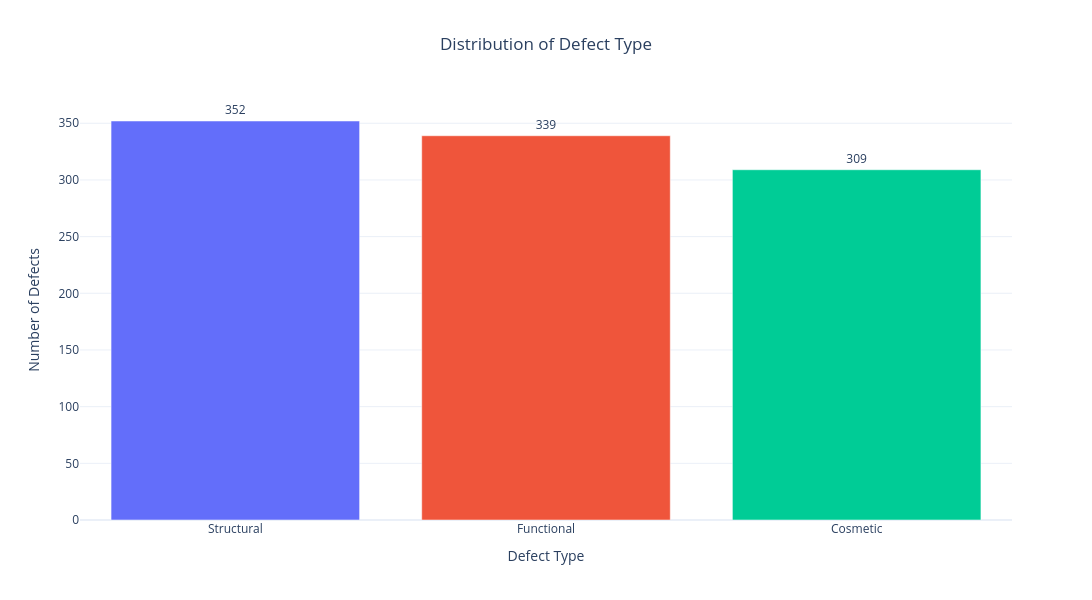
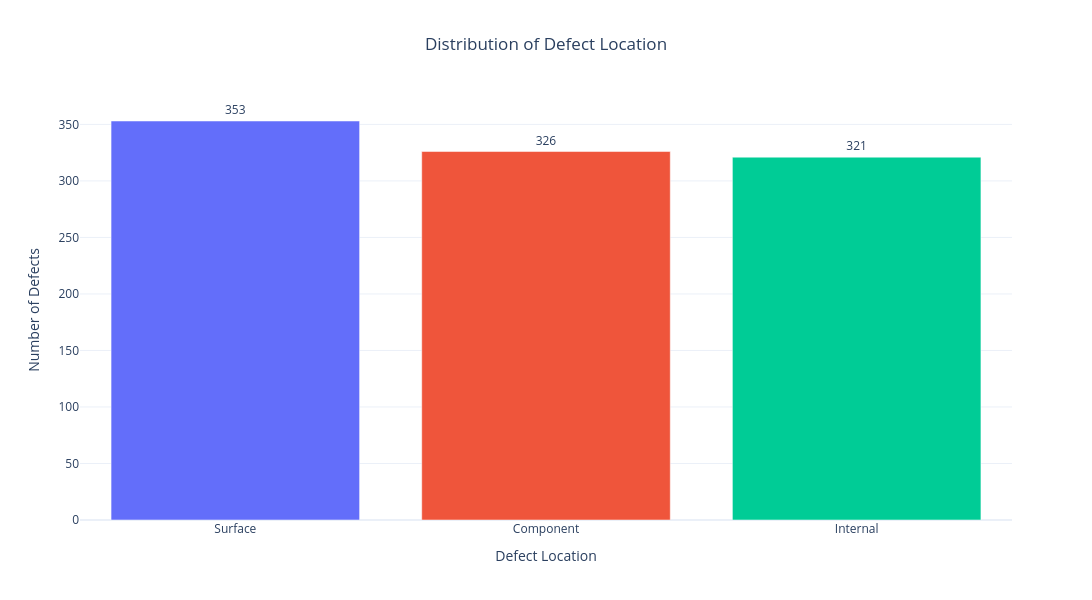
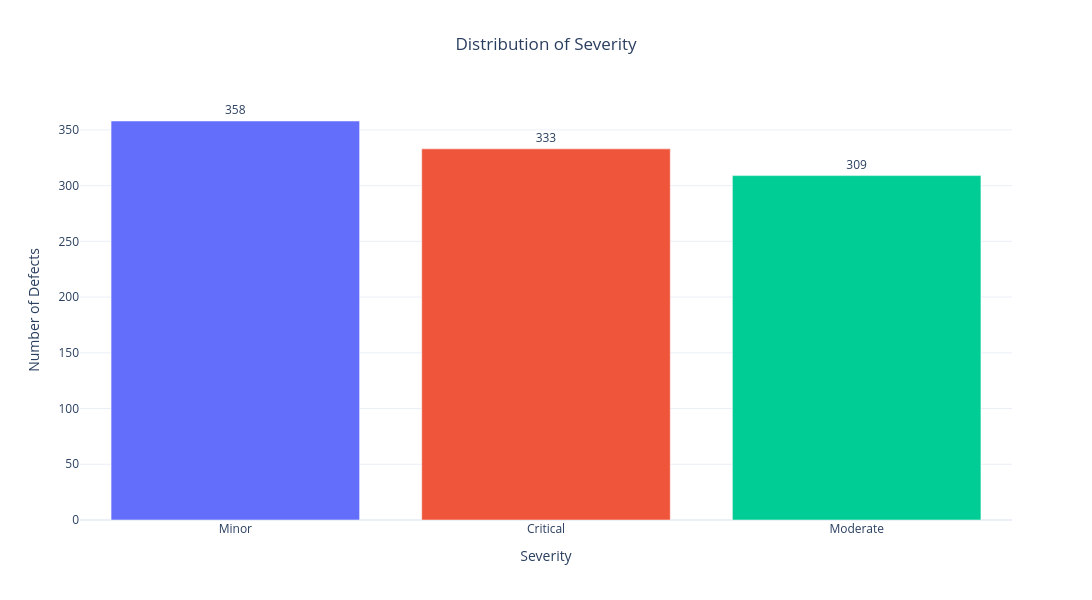
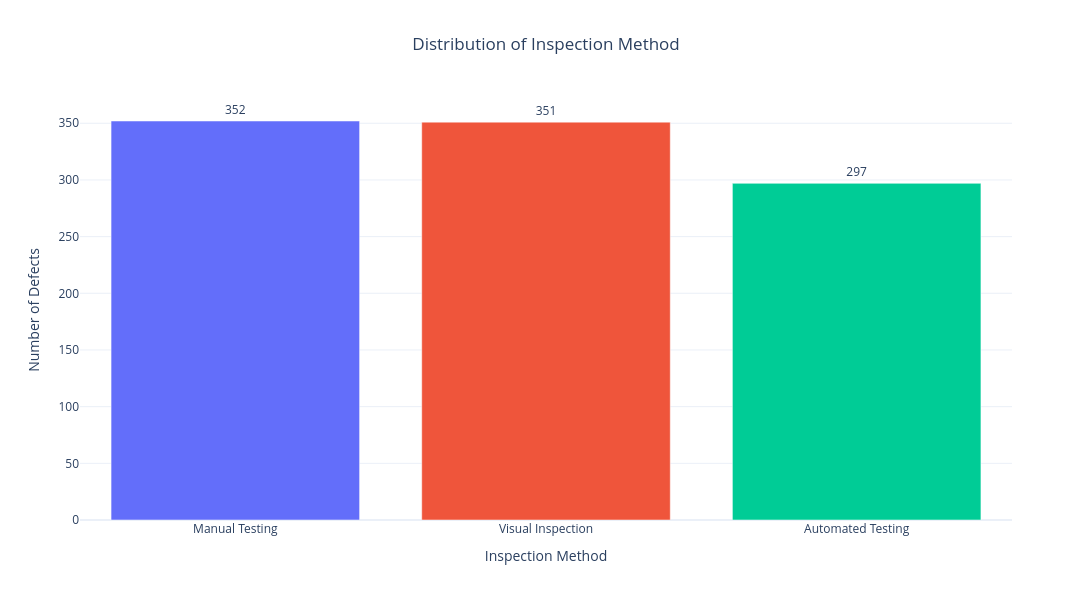

The code cell stored with these charts, in order, in its notebook:
### Markdown cell above
#### Categorical Variable Distributions

### Code cell
#### Distribution of Categorical Variables

categorical_columns = [
    "defect_type",
    "defect_location",
    "severity",
    "inspection_method"
]

for column in categorical_columns:

    category_counts = (
        df[column]
        .value_counts()
        .reset_index()
    )

    category_counts.columns = [column, "Count"]

    fig = px.bar(
        category_counts,
        x=column,
        y="Count",
        title=f"Distribution of {column.replace('_', ' ').title()}",
        labels={
            column: column.replace("_", " ").title(),
            "Count": "Number of Defects"
        },
        color=column,
        text="Count",
        template="plotly_white"
    )

    fig.update_traces(
        textposition="outside",
        showlegend=False
    )

    fig.update_layout(
        title_x=0.5,
        width=1200,
        height=600,
        showlegend=False,
        xaxis_title=column.replace("_", " ").title(),
        yaxis_title="Number of Defects"
    )

    fig.show()

### Figure 1 — Plotly figure (JSON) as saved in the notebook; plotly's stock layout.template omitted (floating-point values rounded to 4 significant figures)
{"data": [{"hovertemplate": "Defect Type=%{x}<br>Number of Defects=%{text}<extra></extra>", "legendgroup": "Structural", "marker": {"color": "#636efa", "pattern": {"shape": ""}}, "name": "Structural", "orientation": "v", "showlegend": false, "text": [352.0], "textposition": "outside", "type": "bar", "x": ["Structural"], "xaxis": "x", "y": [352], "yaxis": "y"}, {"hovertemplate": "Defect Type=%{x}<br>Number of Defects=%{text}<extra></extra>", "legendgroup": "Functional", "marker": {"color": "#EF553B", "pattern": {"shape": ""}}, "name": "Functional", "orientation": "v", "showlegend": false, "text": [339.0], "textposition": "outside", "type": "bar", "x": ["Functional"], "xaxis": "x", "y": [339], "yaxis": "y"}, {"hovertemplate": "Defect Type=%{x}<br>Number of Defects=%{text}<extra></extra>", "legendgroup": "Cosmetic", "marker": {"color": "#00cc96", "pattern": {"shape": ""}}, "name": "Cosmetic", "orientation": "v", "showlegend": false, "text": [309.0], "textposition": "outside", "type": "bar", "x": ["Cosmetic"], "xaxis": "x", "y": [309], "yaxis": "y"}], "layout": {"barmode": "relative", "height": 600, "legend": {"title": {"text": "Defect Type"}, "tracegroupgap": 0}, "showlegend": false, "title": {"text": "Distribution of Defect Type", "x": 0.5}, "width": 1200, "xaxis": {"anchor": "y", "categoryarray": ["Structural", "Functional", "Cosmetic"], "categoryorder": "array", "domain": [0, 1], "title": {"text": "Defect Type"}}, "yaxis": {"anchor": "x", "domain": [0, 1], "title": {"text": "Number of Defects"}}}}

### Figure 2 — Plotly figure (JSON) as saved in the notebook; plotly's stock layout.template omitted (floating-point values rounded to 4 significant figures)
{"data": [{"hovertemplate": "Defect Location=%{x}<br>Number of Defects=%{text}<extra></extra>", "legendgroup": "Surface", "marker": {"color": "#636efa", "pattern": {"shape": ""}}, "name": "Surface", "orientation": "v", "showlegend": false, "text": [353.0], "textposition": "outside", "type": "bar", "x": ["Surface"], "xaxis": "x", "y": [353], "yaxis": "y"}, {"hovertemplate": "Defect Location=%{x}<br>Number of Defects=%{text}<extra></extra>", "legendgroup": "Component", "marker": {"color": "#EF553B", "pattern": {"shape": ""}}, "name": "Component", "orientation": "v", "showlegend": false, "text": [326.0], "textposition": "outside", "type": "bar", "x": ["Component"], "xaxis": "x", "y": [326], "yaxis": "y"}, {"hovertemplate": "Defect Location=%{x}<br>Number of Defects=%{text}<extra></extra>", "legendgroup": "Internal", "marker": {"color": "#00cc96", "pattern": {"shape": ""}}, "name": "Internal", "orientation": "v", "showlegend": false, "text": [321.0], "textposition": "outside", "type": "bar", "x": ["Internal"], "xaxis": "x", "y": [321], "yaxis": "y"}], "layout": {"barmode": "relative", "height": 600, "legend": {"title": {"text": "Defect Location"}, "tracegroupgap": 0}, "showlegend": false, "title": {"text": "Distribution of Defect Location", "x": 0.5}, "width": 1200, "xaxis": {"anchor": "y", "categoryarray": ["Surface", "Component", "Internal"], "categoryorder": "array", "domain": [0, 1], "title": {"text": "Defect Location"}}, "yaxis": {"anchor": "x", "domain": [0, 1], "title": {"text": "Number of Defects"}}}}

### Figure 3 — Plotly figure (JSON) as saved in the notebook; plotly's stock layout.template omitted (floating-point values rounded to 4 significant figures)
{"data": [{"hovertemplate": "Severity=%{x}<br>Number of Defects=%{text}<extra></extra>", "legendgroup": "Minor", "marker": {"color": "#636efa", "pattern": {"shape": ""}}, "name": "Minor", "orientation": "v", "showlegend": false, "text": [358.0], "textposition": "outside", "type": "bar", "x": ["Minor"], "xaxis": "x", "y": [358], "yaxis": "y"}, {"hovertemplate": "Severity=%{x}<br>Number of Defects=%{text}<extra></extra>", "legendgroup": "Critical", "marker": {"color": "#EF553B", "pattern": {"shape": ""}}, "name": "Critical", "orientation": "v", "showlegend": false, "text": [333.0], "textposition": "outside", "type": "bar", "x": ["Critical"], "xaxis": "x", "y": [333], "yaxis": "y"}, {"hovertemplate": "Severity=%{x}<br>Number of Defects=%{text}<extra></extra>", "legendgroup": "Moderate", "marker": {"color": "#00cc96", "pattern": {"shape": ""}}, "name": "Moderate", "orientation": "v", "showlegend": false, "text": [309.0], "textposition": "outside", "type": "bar", "x": ["Moderate"], "xaxis": "x", "y": [309], "yaxis": "y"}], "layout": {"barmode": "relative", "height": 600, "legend": {"title": {"text": "Severity"}, "tracegroupgap": 0}, "showlegend": false, "title": {"text": "Distribution of Severity", "x": 0.5}, "width": 1200, "xaxis": {"anchor": "y", "categoryarray": ["Minor", "Critical", "Moderate"], "categoryorder": "array", "domain": [0, 1], "title": {"text": "Severity"}}, "yaxis": {"anchor": "x", "domain": [0, 1], "title": {"text": "Number of Defects"}}}}

### Figure 4 — Plotly figure (JSON) as saved in the notebook; plotly's stock layout.template omitted (floating-point values rounded to 4 significant figures)
{"data": [{"hovertemplate": "Inspection Method=%{x}<br>Number of Defects=%{text}<extra></extra>", "legendgroup": "Manual Testing", "marker": {"color": "#636efa", "pattern": {"shape": ""}}, "name": "Manual Testing", "orientation": "v", "showlegend": false, "text": [352.0], "textposition": "outside", "type": "bar", "x": ["Manual Testing"], "xaxis": "x", "y": [352], "yaxis": "y"}, {"hovertemplate": "Inspection Method=%{x}<br>Number of Defects=%{text}<extra></extra>", "legendgroup": "Visual Inspection", "marker": {"color": "#EF553B", "pattern": {"shape": ""}}, "name": "Visual Inspection", "orientation": "v", "showlegend": false, "text": [351.0], "textposition": "outside", "type": "bar", "x": ["Visual Inspection"], "xaxis": "x", "y": [351], "yaxis": "y"}, {"hovertemplate": "Inspection Method=%{x}<br>Number of Defects=%{text}<extra></extra>", "legendgroup": "Automated Testing", "marker": {"color": "#00cc96", "pattern": {"shape": ""}}, "name": "Automated Testing", "orientation": "v", "showlegend": false, "text": [297.0], "textposition": "outside", "type": "bar", "x": ["Automated Testing"], "xaxis": "x", "y": [297], "yaxis": "y"}], "layout": {"barmode": "relative", "height": 600, "legend": {"title": {"text": "Inspection Method"}, "tracegroupgap": 0}, "showlegend": false, "title": {"text": "Distribution of Inspection Method", "x": 0.5}, "width": 1200, "xaxis": {"anchor": "y", "categoryarray": ["Manual Testing", "Visual Inspection", "Automated Testing"], "categoryorder": "array", "domain": [0, 1], "title": {"text": "Inspection Method"}}, "yaxis": {"anchor": "x", "domain": [0, 1], "title": {"text": "Number of Defects"}}}}
